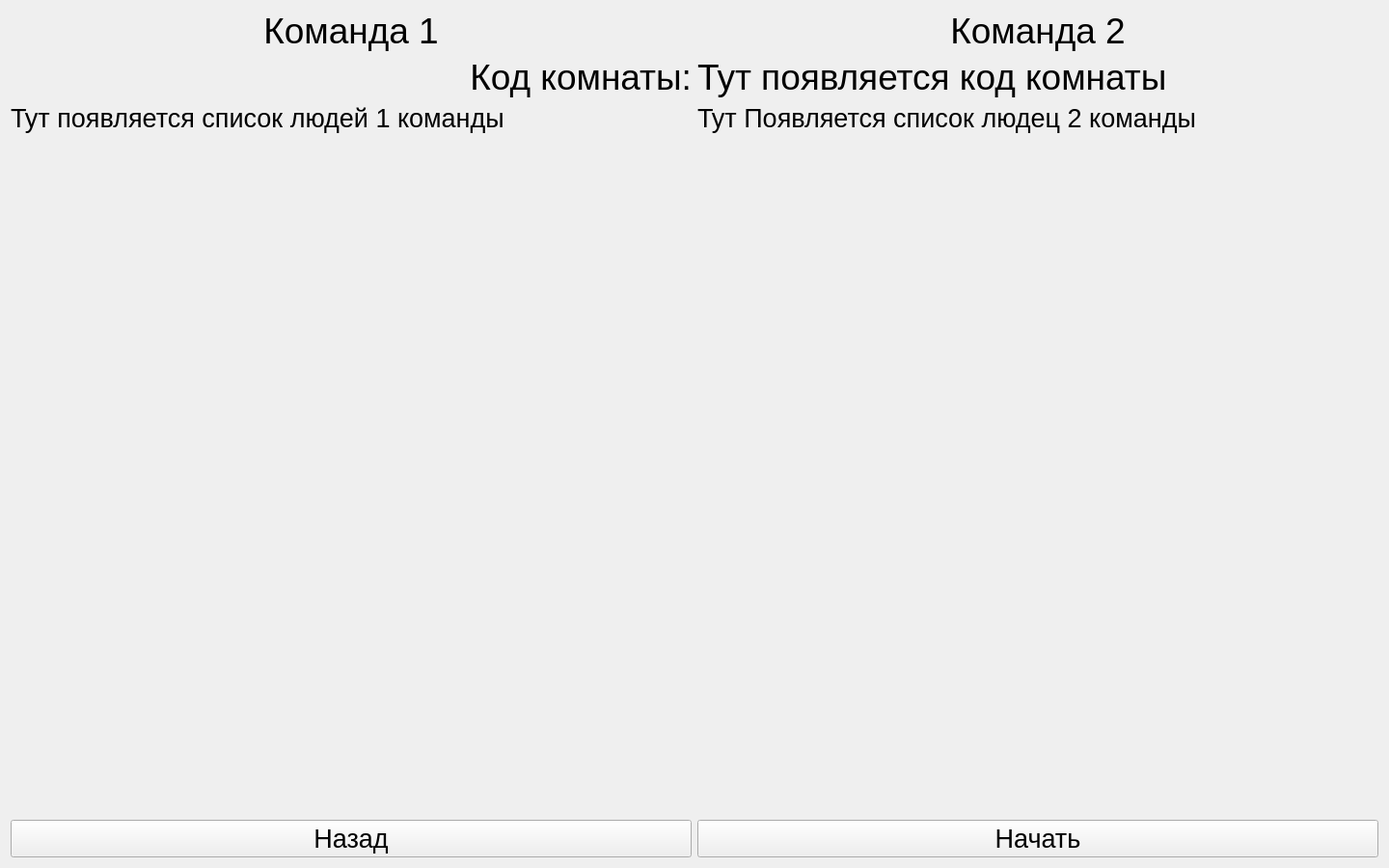
<?xml version="1.0" encoding="UTF-8"?>
<ui version="4.0">
 <class>hostRoom</class>
 <widget class="QWidget" name="hostRoom">
  <property name="geometry">
   <rect>
    <x>0</x>
    <y>0</y>
    <width>1440</width>
    <height>900</height>
   </rect>
  </property>
  <property name="windowTitle">
   <string>Form</string>
  </property>
  <layout class="QGridLayout" name="gridLayout">
   <item row="0" column="0">
    <layout class="QVBoxLayout" name="verticalLayout">
     <item>
      <widget class="QLabel" name="label_2">
       <property name="font">
        <font>
         <pointsize>28</pointsize>
        </font>
       </property>
       <property name="text">
        <string>Команда 1</string>
       </property>
       <property name="alignment">
        <set>Qt::AlignCenter</set>
       </property>
      </widget>
     </item>
     <item>
      <widget class="QLabel" name="label_3">
       <property name="font">
        <font>
         <pointsize>28</pointsize>
        </font>
       </property>
       <property name="text">
        <string>Код комнаты:</string>
       </property>
       <property name="alignment">
        <set>Qt::AlignRight|Qt::AlignTrailing|Qt::AlignVCenter</set>
       </property>
      </widget>
     </item>
     <item>
      <widget class="QLabel" name="label_5">
       <property name="font">
        <font>
         <pointsize>20</pointsize>
        </font>
       </property>
       <property name="text">
        <string>Тут появляется список людей 1 команды</string>
       </property>
      </widget>
     </item>
     <item>
      <layout class="QVBoxLayout" name="team1_list"/>
     </item>
     <item>
      <spacer name="verticalSpacer">
       <property name="orientation">
        <enum>Qt::Vertical</enum>
       </property>
       <property name="sizeHint" stdset="0">
        <size>
         <width>20</width>
         <height>40</height>
        </size>
       </property>
      </spacer>
     </item>
     <item>
      <widget class="QPushButton" name="pushButton_2">
       <property name="font">
        <font>
         <pointsize>20</pointsize>
        </font>
       </property>
       <property name="text">
        <string>Назад</string>
       </property>
      </widget>
     </item>
    </layout>
   </item>
   <item row="0" column="1">
    <layout class="QVBoxLayout" name="verticalLayout_2">
     <item>
      <widget class="QLabel" name="label_4">
       <property name="font">
        <font>
         <pointsize>28</pointsize>
        </font>
       </property>
       <property name="text">
        <string>Команда 2</string>
       </property>
       <property name="alignment">
        <set>Qt::AlignCenter</set>
       </property>
      </widget>
     </item>
     <item>
      <widget class="QLabel" name="label">
       <property name="font">
        <font>
         <pointsize>28</pointsize>
        </font>
       </property>
       <property name="text">
        <string>Тут появляется код комнаты</string>
       </property>
      </widget>
     </item>
     <item>
      <widget class="QLabel" name="label_6">
       <property name="font">
        <font>
         <pointsize>20</pointsize>
        </font>
       </property>
       <property name="text">
        <string>Тут Появляется список людец 2 команды</string>
       </property>
      </widget>
     </item>
     <item>
      <layout class="QVBoxLayout" name="team2_list"/>
     </item>
     <item>
      <spacer name="verticalSpacer_3">
       <property name="orientation">
        <enum>Qt::Vertical</enum>
       </property>
       <property name="sizeHint" stdset="0">
        <size>
         <width>20</width>
         <height>40</height>
        </size>
       </property>
      </spacer>
     </item>
     <item>
      <widget class="QPushButton" name="pushButton">
       <property name="font">
        <font>
         <pointsize>20</pointsize>
        </font>
       </property>
       <property name="text">
        <string>Начать</string>
       </property>
      </widget>
     </item>
    </layout>
   </item>
  </layout>
 </widget>
 <resources/>
 <connections/>
</ui>
